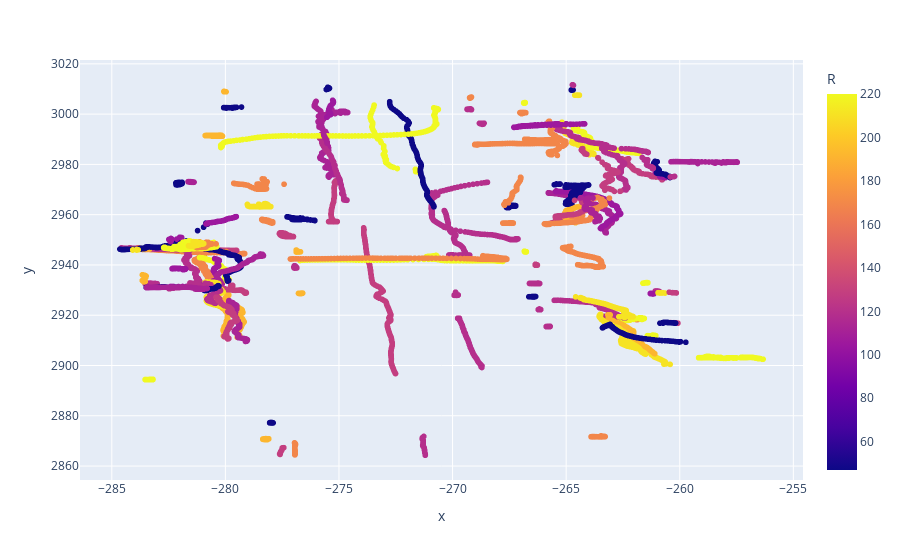

Here is the notebook cell this chart was saved with:
### Code cell
fig = px.scatter(data_gt, x="x", y="y", color="R")
fig.show()

### Figure 1 — Plotly figure (JSON) as saved in the notebook; plotly's stock layout.template omitted (floating-point values rounded to 4 significant figures; data arrays with more than 128 entries replaced by an {"elided": "..."} marker saying what was removed)
{"data": [{"hovertemplate": "x=%{x}<br>y=%{y}<br>R=%{marker.color}<extra></extra>", "legendgroup": "", "marker": {"color": {"elided": "15243 int values"}, "coloraxis": "coloraxis", "symbol": "circle"}, "mode": "markers", "name": "", "showlegend": false, "type": "scattergl", "x": {"elided": "15243 float values"}, "xaxis": "x", "y": {"elided": "15243 float values"}, "yaxis": "y"}], "layout": {"coloraxis": {"colorbar": {"title": {"text": "R"}}, "colorscale": [[0, "#0d0887"], [0.1111, "#46039f"], [0.2222, "#7201a8"], [0.3333, "#9c179e"], [0.4444, "#bd3786"], [0.5556, "#d8576b"], [0.6667, "#ed7953"], [0.7778, "#fb9f3a"], [0.8889, "#fdca26"], [1, "#f0f921"]]}, "legend": {"tracegroupgap": 0}, "margin": {"t": 60}, "xaxis": {"anchor": "y", "domain": [0, 1], "title": {"text": "x"}}, "yaxis": {"anchor": "x", "domain": [0, 1], "title": {"text": "y"}}}}
